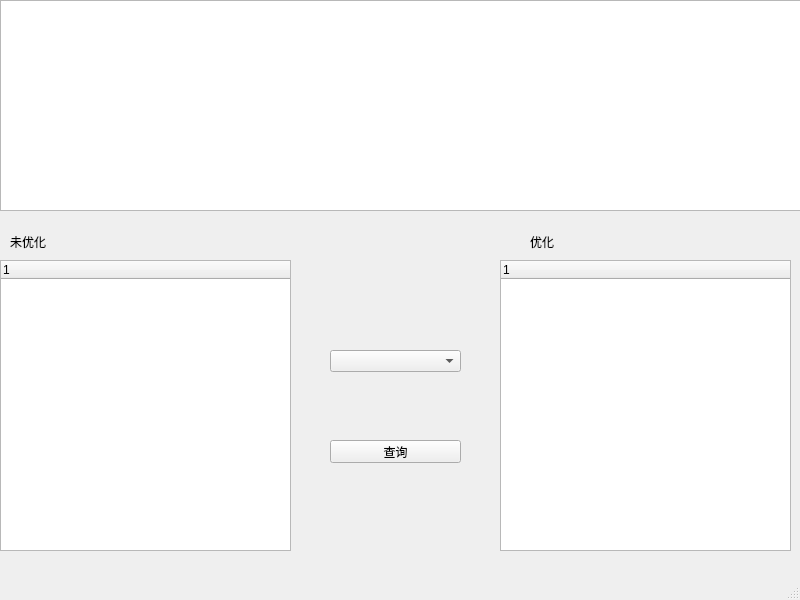
<?xml version="1.0" encoding="UTF-8"?>
<ui version="4.0">
 <class>MainWindow</class>
 <widget class="QMainWindow" name="MainWindow">
  <property name="geometry">
   <rect>
    <x>0</x>
    <y>0</y>
    <width>800</width>
    <height>600</height>
   </rect>
  </property>
  <property name="windowTitle">
   <string>MainWindow</string>
  </property>
  <widget class="QWidget" name="centralwidget">
   <widget class="QComboBox" name="select">
    <property name="geometry">
     <rect>
      <x>330</x>
      <y>350</y>
      <width>131</width>
      <height>22</height>
     </rect>
    </property>
   </widget>
   <widget class="QTreeWidget" name="tree1">
    <property name="geometry">
     <rect>
      <x>0</x>
      <y>260</y>
      <width>291</width>
      <height>291</height>
     </rect>
    </property>
    <column>
     <property name="text">
      <string notr="true">1</string>
     </property>
    </column>
   </widget>
   <widget class="QTreeWidget" name="tree2">
    <property name="geometry">
     <rect>
      <x>500</x>
      <y>260</y>
      <width>291</width>
      <height>291</height>
     </rect>
    </property>
    <column>
     <property name="text">
      <string notr="true">1</string>
     </property>
    </column>
   </widget>
   <widget class="QPushButton" name="query">
    <property name="geometry">
     <rect>
      <x>330</x>
      <y>440</y>
      <width>131</width>
      <height>23</height>
     </rect>
    </property>
    <property name="text">
     <string>查询</string>
    </property>
   </widget>
   <widget class="QLabel" name="label">
    <property name="geometry">
     <rect>
      <x>10</x>
      <y>231</y>
      <width>71</width>
      <height>21</height>
     </rect>
    </property>
    <property name="text">
     <string>未优化</string>
    </property>
   </widget>
   <widget class="QLabel" name="label_2">
    <property name="geometry">
     <rect>
      <x>530</x>
      <y>231</y>
      <width>81</width>
      <height>21</height>
     </rect>
    </property>
    <property name="text">
     <string>优化</string>
    </property>
   </widget>
   <widget class="QTableWidget" name="query_table">
    <property name="geometry">
     <rect>
      <x>0</x>
      <y>0</y>
      <width>801</width>
      <height>211</height>
     </rect>
    </property>
   </widget>
  </widget>
  <widget class="QMenuBar" name="menubar">
   <property name="geometry">
    <rect>
     <x>0</x>
     <y>0</y>
     <width>800</width>
     <height>23</height>
    </rect>
   </property>
  </widget>
  <widget class="QStatusBar" name="statusbar"/>
 </widget>
 <resources/>
 <connections/>
</ui>
